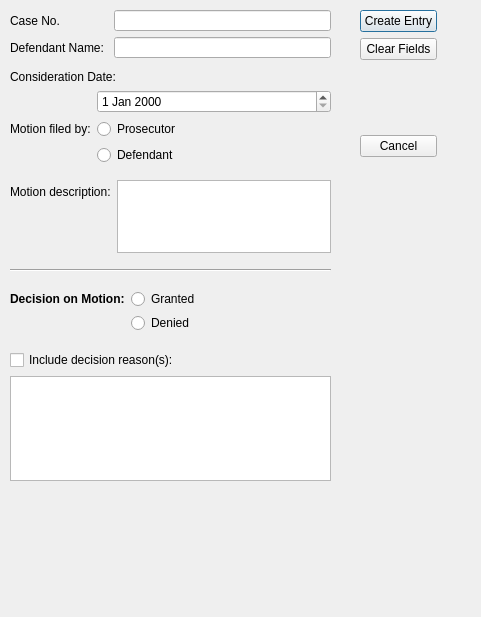
<?xml version="1.0" encoding="UTF-8"?>
<ui version="4.0">
 <class>OmnibusMotionDialog</class>
 <widget class="QDialog" name="OmnibusMotionDialog">
  <property name="geometry">
   <rect>
    <x>0</x>
    <y>0</y>
    <width>481</width>
    <height>617</height>
   </rect>
  </property>
  <property name="windowTitle">
   <string>Omnibus Motion</string>
  </property>
  <widget class="QWidget" name="layoutWidget">
   <property name="geometry">
    <rect>
     <x>10</x>
     <y>10</y>
     <width>321</width>
     <height>48</height>
    </rect>
   </property>
   <layout class="QFormLayout" name="formLayout">
    <item row="0" column="0">
     <widget class="QLabel" name="label">
      <property name="text">
       <string>Case No.</string>
      </property>
     </widget>
    </item>
    <item row="0" column="1">
     <widget class="QLineEdit" name="CaseNo_lineEdit"/>
    </item>
    <item row="1" column="0">
     <widget class="QLabel" name="label_2">
      <property name="text">
       <string>Defendant Name: </string>
      </property>
     </widget>
    </item>
    <item row="1" column="1">
     <widget class="QLineEdit" name="DefendantName_lineEdit"/>
    </item>
   </layout>
  </widget>
  <widget class="QWidget" name="layoutWidget">
   <property name="geometry">
    <rect>
     <x>360</x>
     <y>10</y>
     <width>77</width>
     <height>147</height>
    </rect>
   </property>
   <layout class="QVBoxLayout" name="verticalLayout">
    <item>
     <widget class="QPushButton" name="pushButton">
      <property name="text">
       <string>Create Entry</string>
      </property>
     </widget>
    </item>
    <item>
     <widget class="QPushButton" name="pushButton_2">
      <property name="text">
       <string>Clear Fields</string>
      </property>
     </widget>
    </item>
    <item>
     <spacer name="verticalSpacer">
      <property name="orientation">
       <enum>Qt::Vertical</enum>
      </property>
      <property name="sizeHint" stdset="0">
       <size>
        <width>20</width>
        <height>58</height>
       </size>
      </property>
     </spacer>
    </item>
    <item>
     <widget class="QPushButton" name="pushButton_3">
      <property name="text">
       <string>Cancel</string>
      </property>
     </widget>
    </item>
   </layout>
  </widget>
  <widget class="Line" name="line">
   <property name="geometry">
    <rect>
     <x>10</x>
     <y>260</y>
     <width>321</width>
     <height>20</height>
    </rect>
   </property>
   <property name="orientation">
    <enum>Qt::Horizontal</enum>
   </property>
  </widget>
  <widget class="QWidget" name="">
   <property name="geometry">
    <rect>
     <x>10</x>
     <y>70</y>
     <width>321</width>
     <height>262</height>
    </rect>
   </property>
   <layout class="QFormLayout" name="formLayout_2">
    <item row="0" column="0" colspan="2">
     <widget class="QLabel" name="label_3">
      <property name="text">
       <string>Consideration Date:</string>
      </property>
     </widget>
    </item>
    <item row="1" column="1">
     <widget class="QDateEdit" name="considerationDate_dateEdit"/>
    </item>
    <item row="3" column="0">
     <widget class="QLabel" name="label_4">
      <property name="text">
       <string>Motion filed by:</string>
      </property>
     </widget>
    </item>
    <item row="3" column="1">
     <widget class="QRadioButton" name="prosecutor_radioButton">
      <property name="text">
       <string>Prosecutor</string>
      </property>
      <attribute name="buttonGroup">
       <string notr="true">buttonGroup</string>
      </attribute>
     </widget>
    </item>
    <item row="5" column="1">
     <widget class="QRadioButton" name="defendant_radioButton">
      <property name="text">
       <string>Defendant</string>
      </property>
      <attribute name="buttonGroup">
       <string notr="true">buttonGroup</string>
      </attribute>
     </widget>
    </item>
   </layout>
  </widget>
  <widget class="QWidget" name="">
   <property name="geometry">
    <rect>
     <x>10</x>
     <y>180</y>
     <width>321</width>
     <height>73</height>
    </rect>
   </property>
   <layout class="QFormLayout" name="formLayout_3">
    <item row="0" column="0">
     <widget class="QLabel" name="label_5">
      <property name="text">
       <string>Motion description:</string>
      </property>
     </widget>
    </item>
    <item row="0" column="1">
     <widget class="QTextEdit" name="MotionDescription_textEdit"/>
    </item>
   </layout>
  </widget>
  <widget class="QWidget" name="">
   <property name="geometry">
    <rect>
     <x>10</x>
     <y>290</y>
     <width>321</width>
     <height>42</height>
    </rect>
   </property>
   <layout class="QFormLayout" name="formLayout_4">
    <item row="0" column="0">
     <widget class="QLabel" name="label_6">
      <property name="font">
       <font>
        <weight>75</weight>
        <bold>true</bold>
       </font>
      </property>
      <property name="text">
       <string>Decision on Motion:</string>
      </property>
     </widget>
    </item>
    <item row="0" column="1">
     <widget class="QRadioButton" name="motionGranted_radioButton">
      <property name="text">
       <string>Granted</string>
      </property>
      <attribute name="buttonGroup">
       <string notr="true">buttonGroup_2</string>
      </attribute>
     </widget>
    </item>
    <item row="1" column="1">
     <widget class="QRadioButton" name="motionDenied_radioButton">
      <property name="text">
       <string>Denied</string>
      </property>
      <attribute name="buttonGroup">
       <string notr="true">buttonGroup_2</string>
      </attribute>
     </widget>
    </item>
   </layout>
  </widget>
  <widget class="QWidget" name="">
   <property name="geometry">
    <rect>
     <x>10</x>
     <y>350</y>
     <width>321</width>
     <height>131</height>
    </rect>
   </property>
   <layout class="QFormLayout" name="formLayout_5">
    <item row="0" column="0">
     <widget class="QCheckBox" name="checkBox">
      <property name="text">
       <string>Include decision reason(s):</string>
      </property>
     </widget>
    </item>
    <item row="1" column="0" colspan="2">
     <widget class="QTextEdit" name="DecisionReason_textEdit"/>
    </item>
   </layout>
  </widget>
 </widget>
 <tabstops>
  <tabstop>CaseNo_lineEdit</tabstop>
  <tabstop>DefendantName_lineEdit</tabstop>
  <tabstop>considerationDate_dateEdit</tabstop>
  <tabstop>prosecutor_radioButton</tabstop>
  <tabstop>defendant_radioButton</tabstop>
  <tabstop>MotionDescription_textEdit</tabstop>
  <tabstop>motionGranted_radioButton</tabstop>
  <tabstop>motionDenied_radioButton</tabstop>
  <tabstop>checkBox</tabstop>
  <tabstop>DecisionReason_textEdit</tabstop>
  <tabstop>pushButton</tabstop>
  <tabstop>pushButton_2</tabstop>
  <tabstop>pushButton_3</tabstop>
 </tabstops>
 <resources/>
 <connections>
  <connection>
   <sender>pushButton_3</sender>
   <signal>clicked()</signal>
   <receiver>OmnibusMotionDialog</receiver>
   <slot>reject()</slot>
   <hints>
    <hint type="sourcelabel">
     <x>413</x>
     <y>146</y>
    </hint>
    <hint type="destinationlabel">
     <x>387</x>
     <y>108</y>
    </hint>
   </hints>
  </connection>
  <connection>
   <sender>pushButton_2</sender>
   <signal>clicked()</signal>
   <receiver>CaseNo_lineEdit</receiver>
   <slot>clear()</slot>
   <hints>
    <hint type="sourcelabel">
     <x>388</x>
     <y>52</y>
    </hint>
    <hint type="destinationlabel">
     <x>272</x>
     <y>15</y>
    </hint>
   </hints>
  </connection>
  <connection>
   <sender>pushButton_2</sender>
   <signal>clicked()</signal>
   <receiver>DefendantName_lineEdit</receiver>
   <slot>clear()</slot>
   <hints>
    <hint type="sourcelabel">
     <x>376</x>
     <y>52</y>
    </hint>
    <hint type="destinationlabel">
     <x>278</x>
     <y>45</y>
    </hint>
   </hints>
  </connection>
  <connection>
   <sender>pushButton</sender>
   <signal>clicked()</signal>
   <receiver>OmnibusMotionDialog</receiver>
   <slot>createEntry()</slot>
   <hints>
    <hint type="sourcelabel">
     <x>403</x>
     <y>22</y>
    </hint>
    <hint type="destinationlabel">
     <x>389</x>
     <y>0</y>
    </hint>
   </hints>
  </connection>
 </connections>
 <slots>
  <slot>createEntry()</slot>
 </slots>
 <buttongroups>
  <buttongroup name="buttonGroup"/>
  <buttongroup name="buttonGroup_2"/>
 </buttongroups>
</ui>
